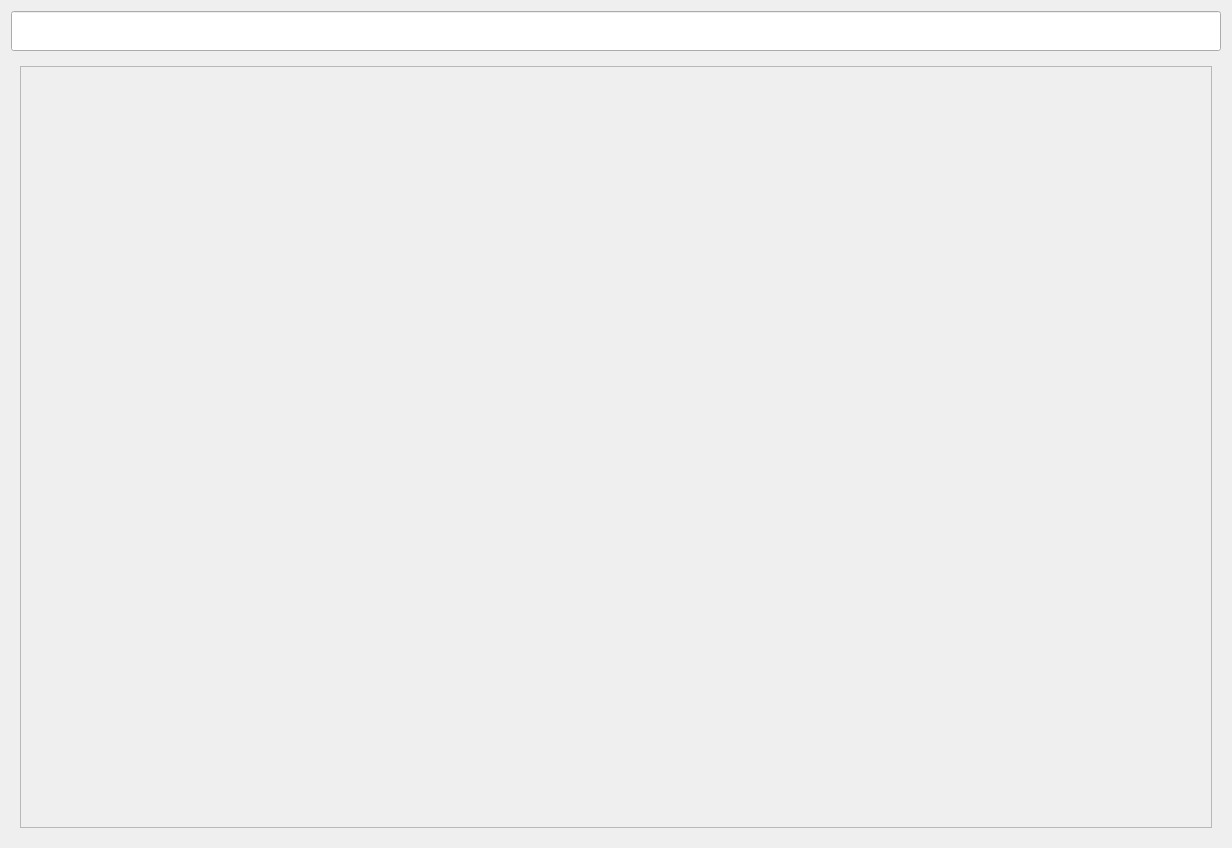
<?xml version="1.0" encoding="UTF-8"?>
<ui version="4.0">
 <class>Form</class>
 <widget class="QWidget" name="Form">
  <property name="enabled">
   <bool>true</bool>
  </property>
  <property name="geometry">
   <rect>
    <x>0</x>
    <y>0</y>
    <width>1232</width>
    <height>848</height>
   </rect>
  </property>
  <property name="windowTitle">
   <string>Form</string>
  </property>
  <layout class="QVBoxLayout" name="verticalLayout">
   <item>
    <widget class="SearchLineEdit" name="SearchLineEdit">
     <property name="minimumSize">
      <size>
       <width>0</width>
       <height>40</height>
      </size>
     </property>
    </widget>
   </item>
   <item>
    <widget class="CardWidget" name="CardWidget">
     <property name="autoFillBackground">
      <bool>false</bool>
     </property>
     <layout class="QVBoxLayout" name="verticalLayout_2">
      <item>
       <widget class="SmoothScrollArea" name="SmoothScrollArea">
        <property name="verticalScrollBarPolicy">
         <enum>Qt::ScrollBarPolicy::ScrollBarAsNeeded</enum>
        </property>
        <property name="horizontalScrollBarPolicy">
         <enum>Qt::ScrollBarPolicy::ScrollBarAsNeeded</enum>
        </property>
        <property name="widgetResizable">
         <bool>true</bool>
        </property>
        <widget class="QWidget" name="scrollAreaWidgetContents">
         <property name="geometry">
          <rect>
           <x>0</x>
           <y>0</y>
           <width>1194</width>
           <height>764</height>
          </rect>
         </property>
        </widget>
       </widget>
      </item>
     </layout>
    </widget>
   </item>
  </layout>
 </widget>
 <customwidgets>
  <customwidget>
   <class>CardWidget</class>
   <extends>QFrame</extends>
   <header>qfluentwidgets</header>
   <container>1</container>
  </customwidget>
  <customwidget>
   <class>SmoothScrollArea</class>
   <extends>QScrollArea</extends>
   <header>qfluentwidgets</header>
   <container>1</container>
  </customwidget>
  <customwidget>
   <class>LineEdit</class>
   <extends>QLineEdit</extends>
   <header>qfluentwidgets</header>
  </customwidget>
  <customwidget>
   <class>SearchLineEdit</class>
   <extends>LineEdit</extends>
   <header>qfluentwidgets</header>
  </customwidget>
 </customwidgets>
 <resources/>
 <connections/>
</ui>
